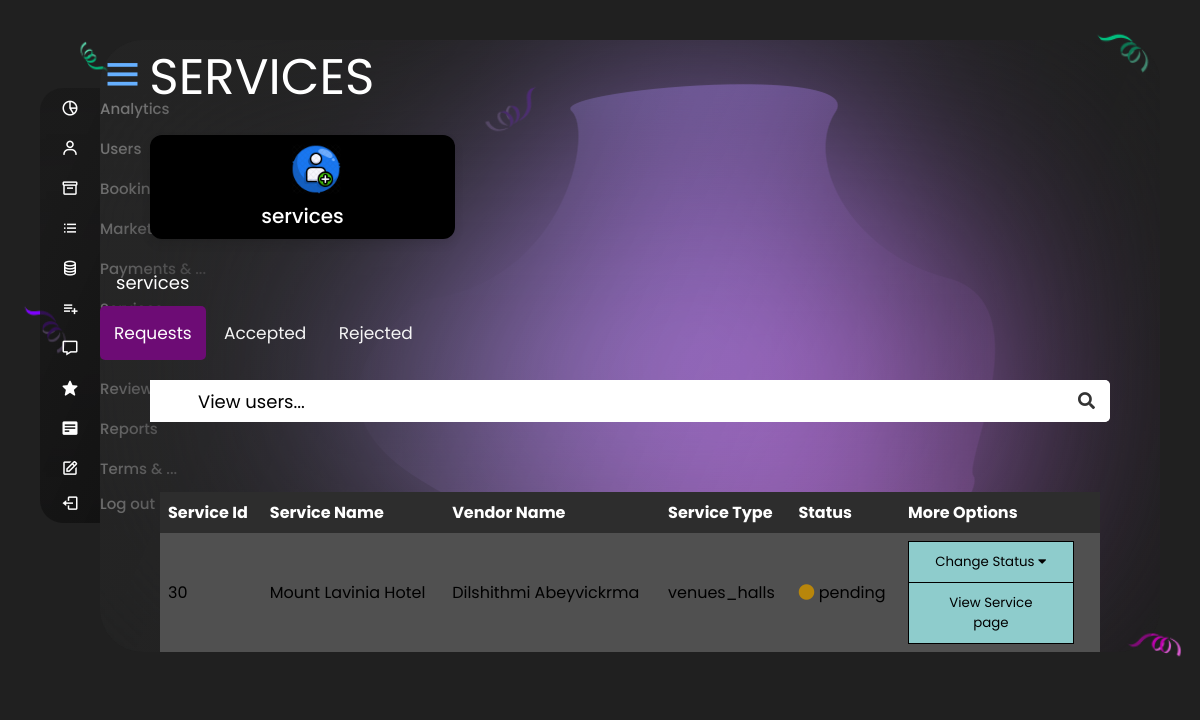
/adminRequest (signed in), run on the app's committed database.
### tables this page shows
CREATE TABLE `other_service` (
  `user_id` int(11) NOT NULL,
  `service_id` int(11) NOT NULL,
  `status` varchar(20) NOT NULL DEFAULT 'pending',
  `service_name` varchar(100) NOT NULL,
  `service_type` varchar(50) NOT NULL,
  `event_type` varchar(50) NOT NULL,
  `description` varchar(1000) NOT NULL,
  `service_areas` varchar(150) NOT NULL,
  `payment_terms_and_conditions` varchar(1000) NOT NULL,
  `additional_information` varchar(255) NOT NULL,
  `cancellation_policy` varchar(100) NOT NULL,
  `advance_price` varchar(100) NOT NULL,
  `preparation_time` varchar(100) NOT NULL,
  `initial_discount` varchar(100) NOT NULL,
  `initial_count` varchar(100) NOT NULL,
  `simultaneous_booking` varchar(100) NOT NULL,
  `video_url` varchar(100) NOT NULL,
  `fb_url` varchar(256) NOT NULL,
  `instagram_url` varchar(256) NOT NULL,
  `linkedin_url` varchar(256) NOT NULL,
  `image` varchar(100) NOT NULL,
  `caption` varchar(100) NOT NULL,
  `standing_capacity` varchar(100) NOT NULL,
  `venue_type` varchar(255) DEFAULT NULL,
  `venue_features` varchar(255) NOT NULL,
  `meal_time` varchar(100) NOT NULL,
  `no_of_attendants` varchar(100) NOT NULL,
  `music_provider_type` varchar(100) NOT NULL,
  `dancing_type_name` varchar(100) NOT NULL,
  `saloon_type` varchar(100) NOT NULL,
  `supplying_services` varchar(255) NOT NULL,
  `cake_type` varchar(50) NOT NULL,
  `sweet_type` varchar(50) NOT NULL,
  `seating_arrangement` varchar(255) NOT NULL,
  `floral_arrangement` varchar(100) NOT NULL,
  `decoration_type` varchar(255) NOT NULL,
  `dress_type` varchar(100) NOT NULL,
  `dress_sections` varchar(100) NOT NULL,
  `service_location` varchar(25) NOT NULL,
  `service_image` varchar(25) NOT NULL,
  `event_planner_skills` varchar(500) NOT NULL
);

CREATE TABLE `user` (
  `user_id` int(10) NOT NULL,
  `email` varchar(256) NOT NULL,
  `password` varchar(256) NOT NULL,
  `user_type` varchar(20) NOT NULL,
  `f_name` varchar(255) NOT NULL,
  `l_name` varchar(255) NOT NULL,
  `address` varchar(255) NOT NULL,
  `nic` varchar(25) NOT NULL,
  `gender` varchar(25) NOT NULL,
  `profilePicture` varchar(255) NOT NULL
);

### app/controllers/adminRequest.php (called while the page is built, shortened)
<?php
class AdminRequest extends FrameworkPartyak{
    public function __construct(){
        $this->requestModel = $this->model("adminRequestModel");
    }
    public function index(){
        $data['services'] = $this->requestModel->getRequests();
        $data['userId'] = $this->requestModel->getUserId();
        $this->view("admin/adminRequestView",$data);
    }
}
?>

### core/classes/router.php (called while the page is built, shortened)
<?php
class Router
{
    public $method = "index";
    public $params = [];
    public function __construct()
    {
        $url = $this->url();
        if (!empty($url)) {
            if (file_exists("../app/controllers/" . $url[0] . ".php")) {
                unset($url[0]);
            } else {
                echo "$url[0].php not found";
            }
        }
        $this->controller = new $this->controller;
        if (isset($url)) {
            $this->params = $url;
        } else {
            $this->params = [];
        }
        call_user_func_array([$this->controller, $this->method], $this->params);
    }
    public function url()
    {
        if (isset($_GET['url'])) {
            $url = $_GET['url'];
            $url = rtrim($url);
            $url = filter_var($url, FILTER_SANITIZE_URL);
            $url = explode("/", $url);
            return $url;
        }
    }
}

### core/init.php (called while the page is built, shortened)
<?php
$router = new Router;

### public/index.php (called while the page is built, shortened)
<?php
include "../core/init.php";

### app/models/adminRequestModel.php (called while the page is built, shortened)
<?php
class AdminRequestModel extends database {
    public function getRequests(){
        $query = "SELECT * from other_service WHERE status = 'pending' ORDER BY service_id";
        $result = mysqli_query($GLOBALS['db'],$query);
        return $result;
    }
    public function getUserId(){
        $query = "SELECT user.f_name, user.l_name from user,other_service WHERE user.user_id = other_service.user_id AND other_service.status = 'pending' ORDER BY other_service.service_id";
        $result = mysqli_query($GLOBALS['db'],$query);
        if(mysqli_num_rows($result)>0){
            return $result;
        }
    }
}

### app/views/admin/adminRequestView.php (the view, shortened to what this page needs)
<!DOCTYPE html>
<html lang="en" dir="ltr">
<head>
    <link
      rel="stylesheet"
      href="https://use.fontawesome.com/releases/v5.13.0/css/all.css"
    />
    <link href='https://unpkg.com/boxicons@2.0.7/css/boxicons.min.css' rel='stylesheet'>
     <link rel="stylesheet" href="https://cdnjs.cloudflare.com/ajax/libs/font-awesome/4.7.0/css/font-awesome.min.css" type="text/css">
</head>
<body>
    <div class="container">
        <section class="home-section">
            <div class="sidebar-button">
                <i class='bx bx-menu sidebarBtn' id="iconMenu"></i>
                <span class="dashboard">SERVICES</span>
            </div>
            <div class="home-content">
                <div class="overview-boxes">
                    <div class="box" id="box-marketing">
                        <span class="links_name"><img class="customer-image" <?php srcIMG("adminrequest.png") ?> width="50"
                                height="50">
                            <div class="box-topic">services</div>
                        </span>
                    </div>
                </div>
                <div>
                    <ul class="breadcrumb">
                        <li><a>services</a></li>
                    </ul>
                </div>
                <div class="pill-nav">
                    <a class="active" href="">Requests</a>
                    <a href="<?php echo BASEURL . '/adminRequest/accepted' ?>">Accepted</a>
                    <a href="<?php echo BASEURL . '/adminRequest/rejected' ?>">Rejected</a>
                </div>
                <div class="search">
                        <span class="text">   View users...</span>
                        <button><i class="fas fa-search"></i></button>
                    </div>
                <ul class="breadcrumb">
                </ul>
                <div class="sales-boxes">
                    <table>
                        <tr>
                            <th>Service Id</th>
                            <th>Service Name </th>
                            <th>Vendor Name</th>
                            <th>Service Type</th>
                            <th>Status</th>
                            <th>More Options</th>
                        </tr>
                        <?php
                        $x = 1;
                         while($row=mysqli_fetch_assoc($data['services'])){
                            $id_name = 'myDropdown';
                            $status_name = 'status';
                            $row2 = mysqli_fetch_assoc($data['userId']);
                            $id_name .= $x;
                            $status_name .= $row['service_id'];
                            echo"
                                <tr>
                                    <td>$row[service_id]</td>
                                    <td>$row[service_name]</td>
                                    <td>$row2[f_name] $row2[l_name]</td>
                                    <td>$row[service_type]</td>
                                    <td class=$status_name> <i class=\"fas fa-circle pendot\"></i> $row[status]</td>
                                    <td>
                                        <div class=\"btn-group\">
                                        <div class=\"dropdown\">
                                        <button onclick=\"myFunction($x)\" class=\"dropbtn\">Change Status <i class=\"fas fa-caret-down\"></i></button>
                                        <div id=$id_name class=\"dropdown-content\">
                                        <a class=\"accept-btn $row[service_id]\">Accept</a>
                                        <a class=\"reject-btn $row[service_id]\">Reject</a>
                                        </div>
                                        </div>
                                        <button>View Service page</button>
                                        </div>
                                    </td>
                                </tr>
                            ";
                            $x++;
                        }
                        ?>
                    </table>
        </section>
    </div>
</body>
</html>

### public/css/admin/adminRequest.css (style rules this page uses)
* { margin: 0; padding: 0; box-sizing: border-box; font-family: 'Poppins', sans-serif; }
body { background-color: #202020; background-image: url("../../../public/img/home-confetti.png"); background-repeat: round; }
.container { background-image: url("../../../public/img/blob 1.png"); padding: 40px; }
.home-section { position: relative; height: 85%; width: calc(100% - 240px); left: 240px; transition: all 0.5s ease; border-radius: 43px; background: linear-gradient(114.1deg, rgba(40,40,40,0.36) 18.52%, rgba(15, 15, 15, 0.12) 98.52%); backdrop-filter: blur(120px); }
.home-section .home-content { position: relative; padding-top: 0; }
.customer-image { margin-left: 30px }
.home-content .overview-boxes { display: flex; align-items: center; justify-content: space-between; flex-wrap: wrap; padding: 20px 50px 20px 50px; border-radius: 43px; }
.overview-boxes .box { width: 209px; height: 104px; color: white; display: flex; align-items: center; justify-content: center; width: calc(100% / 3 - 15px); background: rgb(0, 0, 0); padding: 7px; border-radius: 12px; box-shadow: 0 5px 10px rgba(0,0,0,0.1); }
.overview-boxes .box-topic { font-size: 20px; font-weight: 500; }
.home-content .sales-boxes { margin: 50px 60px 0 60px; background-color: #50717b; display: flex; justify-content: center; }
#iconMenu { font-size: 45px; color: #66b0ff; }
.dashboard { font-size: 50px; color:#fff; }
ul.breadcrumb { padding: 10px 16px; list-style: none; }
ul.breadcrumb li { display: inline; font-size: 18px; }
ul.breadcrumb li a { color: #FFFFFF; text-decoration: none; }
.search { border-radius: 0 6px 6px 0; background: #fff; margin: 20px 50px 0 50px; display: flex; position: relative; align-items: center; justify-content: space-between; }
.search .text { margin-left: 5%; font-size: 18px; }
.search span.text { color: black; }
.search button { position: relative; z-index: 1; width: 47px; height: 42px; font-size: 17px; cursor: pointer; border: none; background: #fff; color: #333; outline: none; border-radius: 0 5px 5px 0; transition: all 0.2s ease; }
table { border-collapse: collapse; width: 100%; }
th, td { text-align: left; padding: 8px; }
tr:nth-child(even) { background-color: #505050 }
th { background-color: #2D2D2D; color: white; }
.btn-group button { background-color: #8ecccc; border: 1px solid black; padding: 10px 24px; cursor: pointer; width: 90%; display: block; }
.btn-group button:not(:last-child) { border-bottom: none; }
.customer-image { align-items: center; }
.pendot,.pending { color: darkgoldenrod; }
.pill-nav a { display: inline-block; color: whitesmoke; text-align: center; padding: 14px; text-decoration: none; font-size: 17px; border-radius: 5px; }
.pill-nav a.active { background-color: #6d0c75; color: white; }
@media (max-width: 1240px) { .home-section { width: calc(100% - 60px); left: 60px; } }

### data on the page
other_service: service_id "30", service_name "Mount Lavinia Hotel", user.f_name "Dilshithmi", user.l_name "Abeyvickrma", service_type "venues_halls", status "pending"
